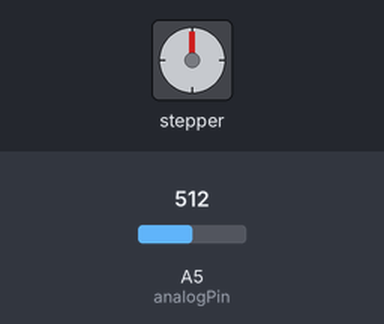
A sketch run on a simulated Arduino Uno, built with avr-gcc and run on an emulated ATmega328P. Parts: stepper motor. The inputs (shaded band) are chosen by the test bench; at power-on: A5 (analogPin) = 512. Stepper angles assume 2048 steps per turn; what the sketch prints to the serial monitor is not drawn.

Above: at 0.05 s.
At 3.05 s:
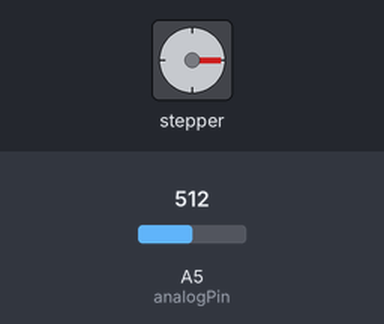
At 6.05 s:
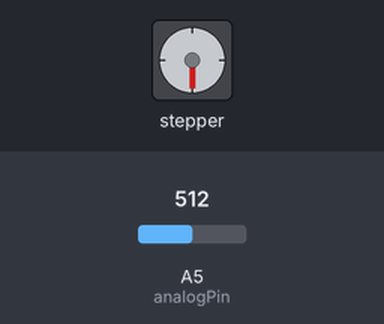
At 12.05 s:
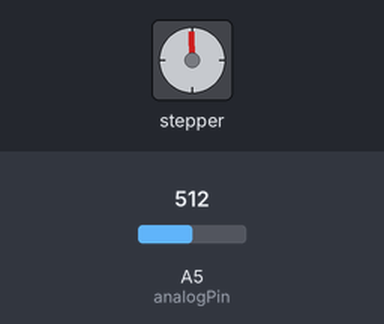
Timing chart, 0 to 17.1 s (numbered marks = the images above):
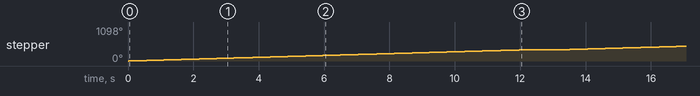

The sketch:

arduinoCode.ino
```cpp
/* Example sketch to control a 28BYJ-48 stepper motor with ULN2003 driver board and Arduino UNO. More info: https://www.makerguides.com */
// Include the Arduino Stepper.h library:
#include <Stepper.h>
// Define number of steps per rotation:
const int stepsPerRevolution = 2048;

int analogPin = A5;
int raw = 0;
int Vin = 5;
float Vout = 0;
float R1 = 2000;
float R2 = 0;
float buffer = 0;
// Wiring:
// Pin 8 to IN1 on the ULN2003 driver
// Pin 9 to IN2 on the ULN2003 driver
// Pin 10 to IN3 on the ULN2003 driver
// Pin 11 to IN4 on the ULN2003 driver
// Create stepper object called 'myStepper', note the pin order:
Stepper myStepper = Stepper(stepsPerRevolution, 8, 10, 9, 11);

void setup() {
  // Set the speed to 15 rpm:
  myStepper.setSpeed(5);

  // Begin Serial communication at a baud rate of 9600:
  Serial.begin(9600);
}

void loop() {
  myStepper.step(stepsPerRevolution);
  delay(50);

  // Ohm Meter Code:
   raw = analogRead(analogPin);
  if(raw){
    buffer = raw * Vin;
    Vout = (buffer)/1024.0;
    buffer = (Vin/Vout) - 1;
    R2= R1 * buffer;
    Serial.print("Vout: ");
    Serial.println(Vout);
    Serial.print("R2: ");
    Serial.println(R2);
    delay(1000);
  }
}
```

Measured:
- by itself, stepper: turns 360° clockwise in 12.1 s, repeating every 13.1 s
